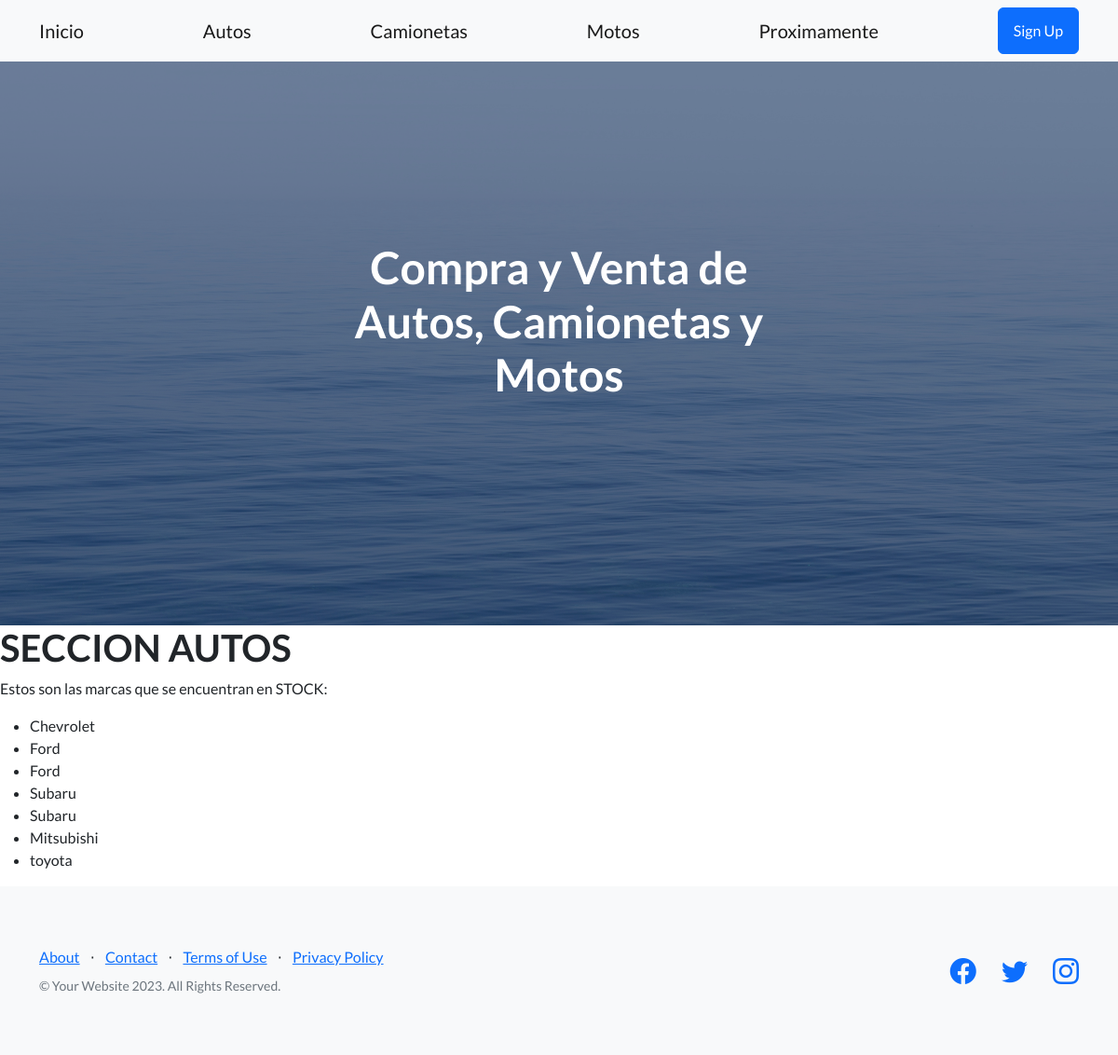
The page /CompraVenta/stock-autos/ on the database as committed earlier.
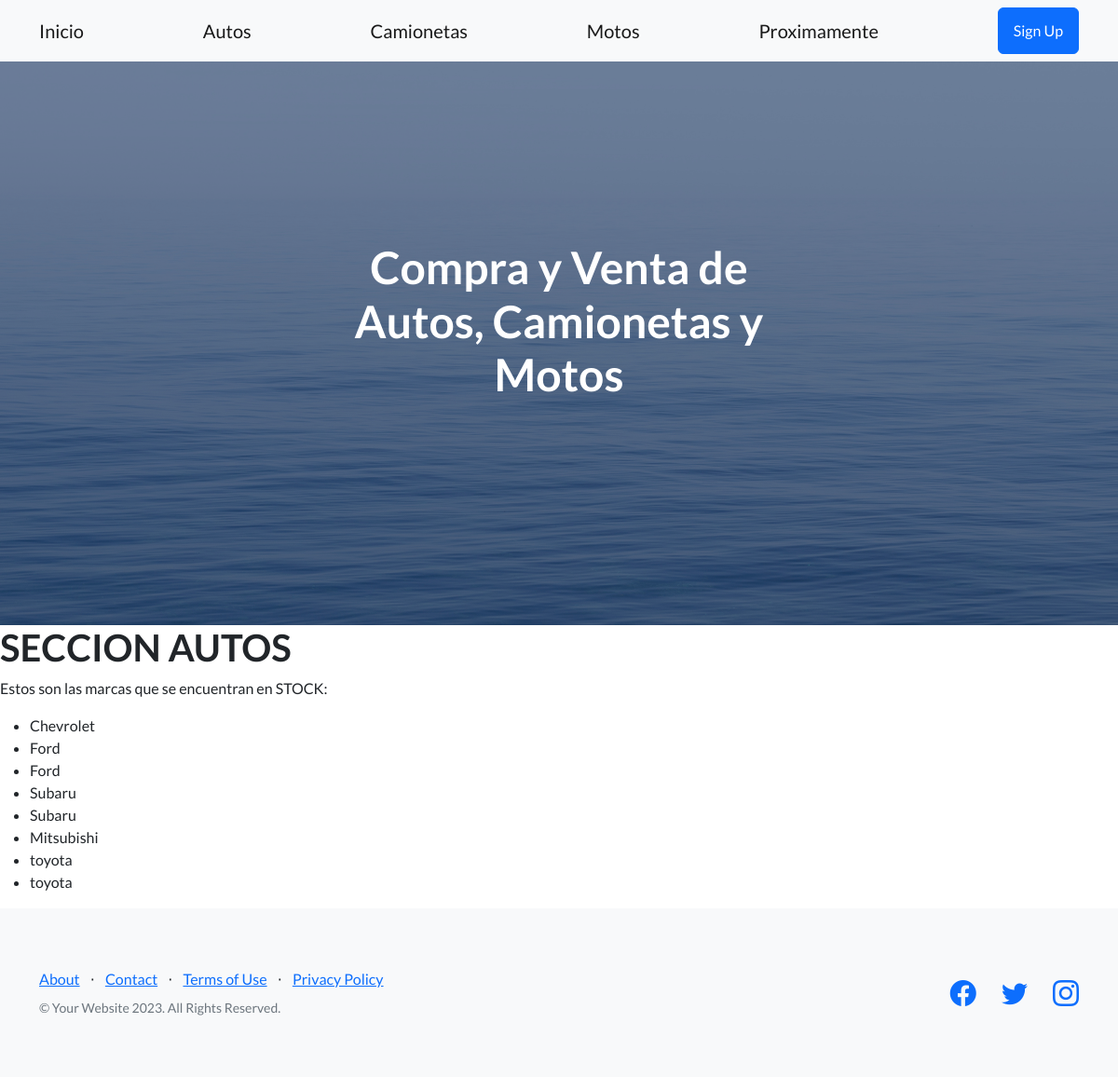
The same page on the database as committed later.
### CompraVenta/models.py (models this page shows)
class Auto(models.Model):
    marca = models.CharField(max_length=50)
    modelo = models.CharField(max_length=50)
    anio = models.IntegerField(max_length=4)

### CompraVenta/views.py (the view)
# urls.py: path('stock-autos/', stock_autos, name="Stock_Autos"),
def stock_autos(req):
     stock = Auto.objects.all()
     return render(req, "stock_autos.html", {"stock_autos": stock})

### CompraVenta/templates/stock_autos.html
{% extends 'padre.html' %}
{% block ContenidoQueCambia %}
<h1>SECCION AUTOS</h1>
<p>Estos son las marcas que se encuentran en STOCK:</p>
    <ul>
        {% for auto in stock_autos  %}
            <li>{{auto.marca}}</li>
        {% endfor %}
    </ul>
{% endblock ContenidoQueCambia %}

Rows that differ between the two databases and show on the page:
added Auto: marca "toyota"
